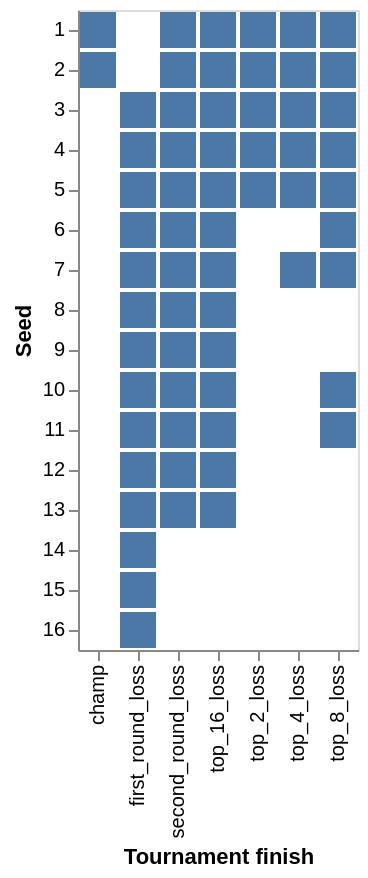

Write notebook code for a chart like this one.
### Markdown cell above
Visualization 1: Comparing seed with tournament finish

This plot establishes the relationship between a team’s tournament seeding and their finishing place in March Madness. Since the seed represents a team's ranking going into the March Madness tournament, it shows us the perceived strength of the team based on its performance throughout the season. We expect teams with a higher-ranking seed to place higher in the tournament, but not all teams may follow this pattern. Thus, this visualization will be able to show whether a team’s seeding relates to its final ranking in the tournament, and which teams are outliers.

### Code cell
seed_tourney_finish_plot = alt.Chart(basketball_tidy).mark_bar().encode(
    x=alt.X("tourney_finish").title("Tournament finish"),
    y=alt.Y("seed:O").title("Seed")
)
seed_tourney_finish_plot

### Figure 1 — Vega-Lite specification as saved in the notebook (floating-point values rounded to 4 significant figures; data arrays with more than 128 entries replaced by an {"elided": "..."} marker saying what was removed)
{"config": {"view": {"continuousWidth": 300, "continuousHeight": 300}}, "data": {"name": "data-fd0806fe5a89bea7e89d96c28d25ab9d"}, "mark": {"type": "bar"}, "encoding": {"x": {"field": "tourney_finish", "title": "Tournament finish", "type": "nominal"}, "y": {"field": "seed", "title": "Seed", "type": "ordinal"}}, "$schema": "https://vega.github.io/schema/vega-lite/v5.20.1.json", "datasets": {"data-fd0806fe5a89bea7e89d96c28d25ab9d": {"elided": "1216 records"}}}
